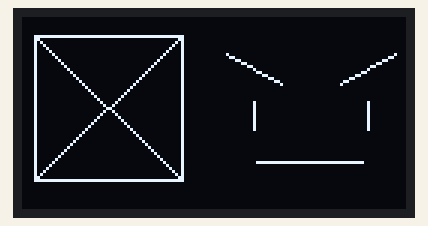
The program below on a simulated Raspberry Pi Pico running MicroPython. Parts: 128×64 one-colour display. Library files of the repository ran but are not shown: ssd1306.py. At 0.0 s the program stops and its outputs stay as they are.

Above: at 0.1 s.

The program:

04-lines.py
```python
# Lab 04: Drawing Lines
# hline() and vline() take a start point plus a length; line() takes two
# full end points. Reach for hline/vline when you can -- they skip the
# angle math and run faster.

import config

oled = config.init_display()
WHITE = config.WHITE

oled.fill(config.BLACK)

# left half: a box built from two hlines and two vlines, with an X of
# general lines inside
oled.hline(4, 6, 50, WHITE)
oled.hline(4, 54, 50, WHITE)
oled.vline(4, 6, 49, WHITE)
oled.vline(53, 6, 49, WHITE)
oled.line(4, 6, 53, 54, WHITE)
oled.line(4, 54, 53, 6, WHITE)

# right half: an angry face made only of lines
# eyebrows angled down toward the nose -- the eyebrow rule
oled.line(68, 12, 86, 22, WHITE)
oled.line(124, 12, 106, 22, WHITE)
# eyes as short vertical lines
oled.vline(77, 28, 10, WHITE)
oled.vline(115, 28, 10, WHITE)
# a flat, unimpressed mouth
oled.hline(78, 48, 36, WHITE)

oled.show()
```

config.py
```python
# Hardware configuration for the OLED Two-Button Pico kit.
# Every numbered lab in this folder imports this file instead of repeating
# pin numbers, so the whole kit only needs to be described in one place.

from machine import Pin, SPI
import ssd1306

WIDTH = 128
HEIGHT = 64

# 2.42" SSD1306/SSD1309 SPI display
SCL_PIN = 2
SDA_PIN = 3
RES_PIN = 4
DC_PIN = 5
CS_PIN = 6

# Two momentary push buttons. Each button's other leg goes to GND, and
# PULL_UP holds the pin at 1 until a press pulls it to 0.
BUTTON_A_PIN = 14
BUTTON_B_PIN = 15

WHITE = 1
BLACK = 0
NO_FILL = 0
FILL = 1


def init_display():
    clock = Pin(SCL_PIN)
    data = Pin(SDA_PIN)
    res = Pin(RES_PIN)
    dc = Pin(DC_PIN)
    cs = Pin(CS_PIN)
    spi = SPI(0, sck=clock, mosi=data)
    return ssd1306.SSD1306_SPI(WIDTH, HEIGHT, spi, dc, res, cs)


def init_buttons():
    button_a = Pin(BUTTON_A_PIN, Pin.IN, Pin.PULL_UP)
    button_b = Pin(BUTTON_B_PIN, Pin.IN, Pin.PULL_UP)
    return button_a, button_b
```
